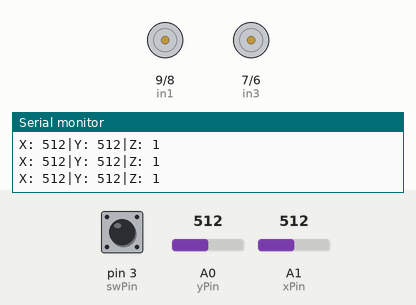
A sketch run on a simulated Arduino Uno, built with avr-gcc and run on an emulated ATmega328P. On the bench: motor-driver pin pairs drawn as motors (green arrow = first pin HIGH = forward, orange = second pin HIGH = backward, longer = more drive, scaled by the enable pin), the last lines printed to the serial monitor. The test bench sets the inputs (shaded band); at power-on: pin 3 (swPin) HIGH, A0 (yPin) = 512, A1 (xPin) = 512.

Above: at 1.2 s.
1.3 s: pin 3 (swPin) pulled LOW for 0.15 s
At 1.37 s:
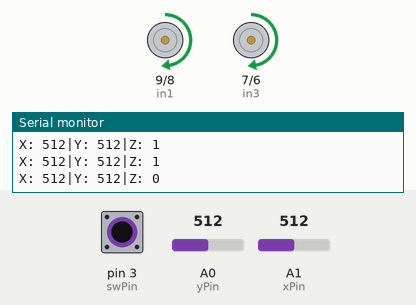
2.9 s: A0 (yPin) set to 109
5.9 s: A0 (yPin) set to 95
8.9 s: pin 3 (swPin) pulled LOW for 1 s
At 11.1 s:
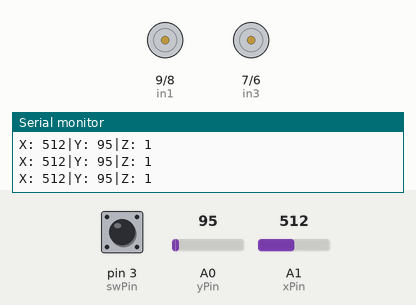
11.4 s: pin 3 (swPin) pulled LOW for 1 s
At 12.2 s:
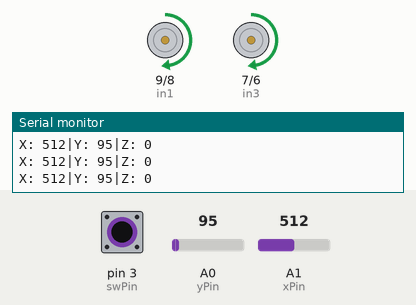
13.9 s: pin 3 (swPin) pulled LOW for 3.2 s
At 17.5 s:
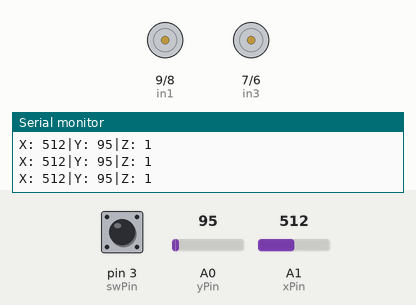
Timing chart, 0 to 19.0 s (numbered marks = the images above; inputs shaded):
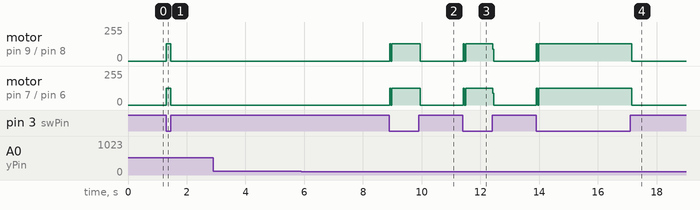

The sketch:

controls.ino
```cpp
/***************************************************************************************************
 * name: Magic Water Fish Movement Controls, sensor data aquisition, Automated Environment Detector
 * function:
 * 1. The Joystick gives values from 0-1023 on two axes (x and y)
 *  A. the x values are mapped to 0-255 range with (full left) 0 driving only the right motor and (full right) driving only the left motor.
 *
 * updated October 11th, 2016
 * Using the joystick in the
 * Written by Justin Garcia contact info: Justin.d.garcia@gmail.com
 *
 ***************************************************************************************************/


/*********************************************
 * Josystick PS2
 * GND GND
 * VCC 5v
 * Switch PIN8
 * y A0
 * x A1
 **********************************************/
 const int yPin = A0;
 const int xPin = A1;
 const int swPin = 3;
 /*********************************************
  * H-Bridge
  *********************************************/
//motor one
int enA = 10;
int in1 = 9;
int in2 = 8;
// motor two
int enB = 5;
int in3 = 7;
int in4 = 6;

void joystickREAD()
{
  Serial.print("X: "); //print "X: "
  Serial.print(analogRead(xPin),DEC); //read the value of A0 and print it in decimal
  Serial.print("|Y: "); //print "|Y: "
  Serial.print(analogRead(yPin),DEC); //read the value of A1 and print it in decimal
  Serial.print("|Z: "); //print "|Z: "
  Serial.println(digitalRead(swPin)); //read the value of pin8 and print it

}

void motorMOVE()
{
  //turn off motors
  int motorENABLEleft = analogRead(xPin)/4;
  int motorENABLEright = 255 - motorENABLEleft;
  //return motorENABLEleft;
  //return motorENABLEright;
  digitalWrite(in1, LOW);
  digitalWrite(in2, LOW);
  digitalWrite(in3, LOW);
  digitalWrite(in4, LOW);
  if (digitalRead(swPin) == 0)
  {
  digitalWrite(in1, HIGH);
  digitalWrite(in2, LOW);
  analogWrite(enA, motorENABLEleft);

  digitalWrite(in3, HIGH);
  digitalWrite(in4, LOW);
  analogWrite(enB, motorENABLEright);
  }
}

void setup()
{
  Serial.begin(9600);
  pinMode(swPin,INPUT_PULLUP);
 // digitalWrite(swPin,HIGH);

  // set all the motor control pins to outputs
  pinMode(enA, OUTPUT);
  pinMode(enB, OUTPUT);
  pinMode(in1, OUTPUT);
  pinMode(in2, OUTPUT);
  pinMode(in3, OUTPUT);
  pinMode(in4, OUTPUT);
}

void loop()
{
  joystickREAD();
  motorMOVE();
}
```

Measured:
- after the input at 1.3 s, motor on pin 9 (in1) / pin 8 (in2): stopped → forward 128/255 at once, → stopped 0.15 s later; motor on pin 7 (in3) / pin 6 (in4): stopped → forward 127/255 at once, → stopped 0.15 s later
- after the input at 8.9 s, motor on pin 9 (in1) / pin 8 (in2): stopped → forward 128/255 at once, → stopped 1.0 s later; motor on pin 7 (in3) / pin 6 (in4): stopped → forward 127/255 at once, → stopped 1.0 s later
- after the input at 11.4 s, motor on pin 9 (in1) / pin 8 (in2): stopped → forward 128/255 at once, → stopped 1.0 s later; motor on pin 7 (in3) / pin 6 (in4): stopped → forward 127/255 at once, → stopped 1.0 s later
- after the input at 13.9 s, motor on pin 9 (in1) / pin 8 (in2): stopped → forward 128/255 at once, → stopped 3.2 s later; motor on pin 7 (in3) / pin 6 (in4): stopped → forward 127/255 at once, → stopped 3.2 s later
